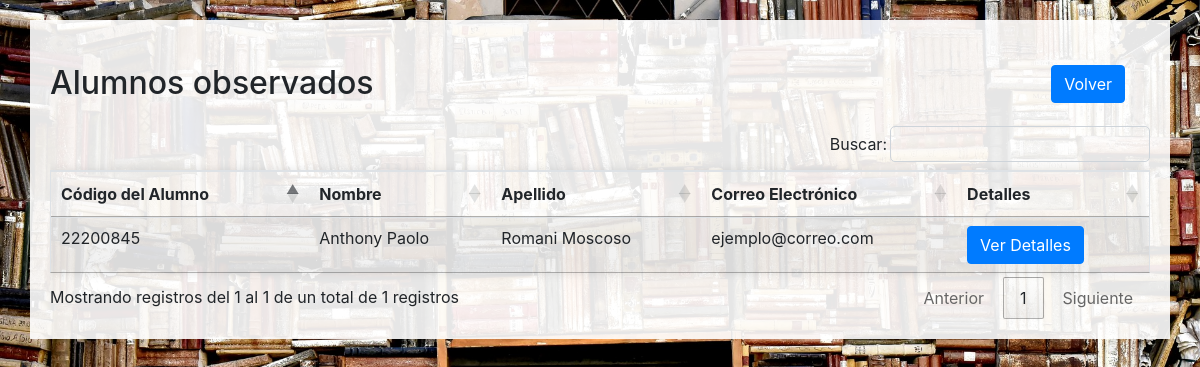
/dashboard_tabla_profesor.php (signed in), run on an earlier commit of the app's database.
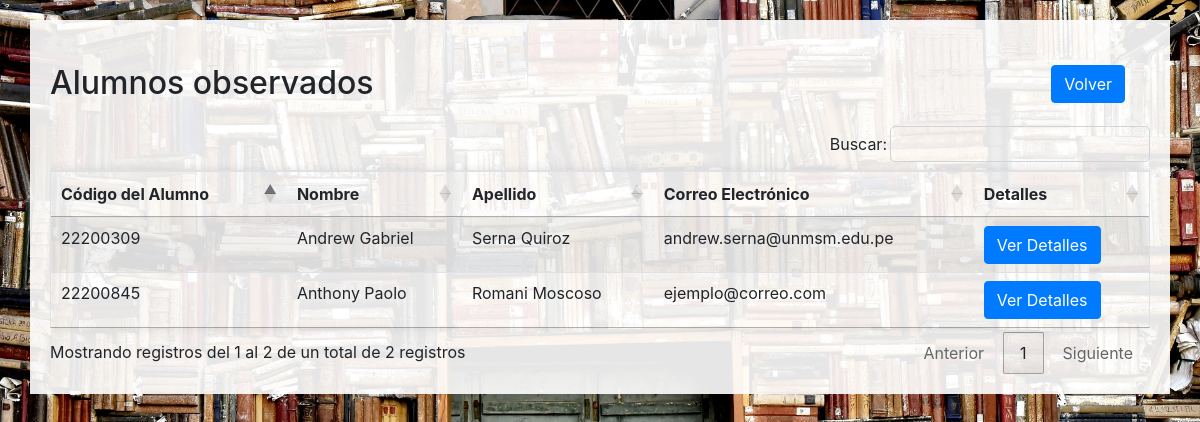
And on a later commit of the database.
### tables this page shows
CREATE TABLE `alumno` (
  `cod_alumno` varchar(20) NOT NULL,
  `id_usuario` int NOT NULL,
  `nombre` varchar(40) NOT NULL,
  `apellidos` varchar(40) NOT NULL,
  `correo` varchar(40) NOT NULL,
  `facultad` varchar(50) NOT NULL,
  `numero_celular` varchar(10) NOT NULL
);

### dashboard_tabla_profesor.php (the view, shortened to what this page needs)
<!DOCTYPE html>
<html lang="es">
<head>
  <link rel="stylesheet" href="https://stackpath.bootstrapcdn.com/bootstrap/4.5.2/css/bootstrap.min.css">
  <link rel="stylesheet" type="text/css" href="https://cdn.datatables.net/1.10.24/css/jquery.dataTables.css">
  <link rel="stylesheet" type="text/css" href="https://cdn.datatables.net/buttons/1.7.0/css/buttons.dataTables.min.css">
</head>
<body>
  <div class="container">
    <a href="dashboard_tutor.php" class="btn btn-primary btn-regresar">Volver</a>
    <h2 class="mt-4 mb-4">Alumnos observados</h2>
    <div style="overflow-x:auto;">
      <table class="table table-striped" id="tablaAlumnos">
        <thead>
          <tr>
            <th>Código del Alumno</th>
            <th>Nombre</th>
            <th>Apellido</th>
            <th>Correo Electrónico</th>
            <th>Detalles</th>
          </tr>
        </thead>
        <tbody>
          <?php
          $servername = "localhost";
          $username = "pma";
          $password = "";
          $dbname = "sma_unayoe";
          $conn = new mysqli($servername, $username, $password, $dbname);
          $sql = "SELECT cod_alumno, nombre, apellidos, correo FROM alumno";
          $result = $conn->query($sql);
          if ($result->num_rows > 0) {
              while($row = $result->fetch_assoc()) {
                  echo "<tr>";
                  echo "<td>{$row['cod_alumno']}</td>";
                  echo "<td>{$row['nombre']}</td>";
                  echo "<td>{$row['apellidos']}</td>";
                  echo "<td>{$row['correo']}</td>";
                  echo "<td><a href=\"detalle_alumno.php?codigo={$row['cod_alumno']}\" class=\"btn btn-primary\">Ver Detalles</a></td>";
                  echo "</tr>";
              }
          } else {
              echo "0 resultados";
          }
          ?>
        </tbody>
      </table>
    </div>
  </div>
</body>
</html>

What changed in the data, as far as the page shows it:
added alumno: cod_alumno "22200309", nombre "Andrew Gabriel", apellidos "Serna Quiroz", correo "andrew.serna@unmsm.edu.pe"
Also different on the page:
text written by a page script: "Buscar: Mostrando registros del 1 al 1 de un total de 1 registros Anterior 1 Siguiente" → "Buscar: Mostrando registros del 1 al 2 de un total de 2 registros Anterior 1 Siguiente"
